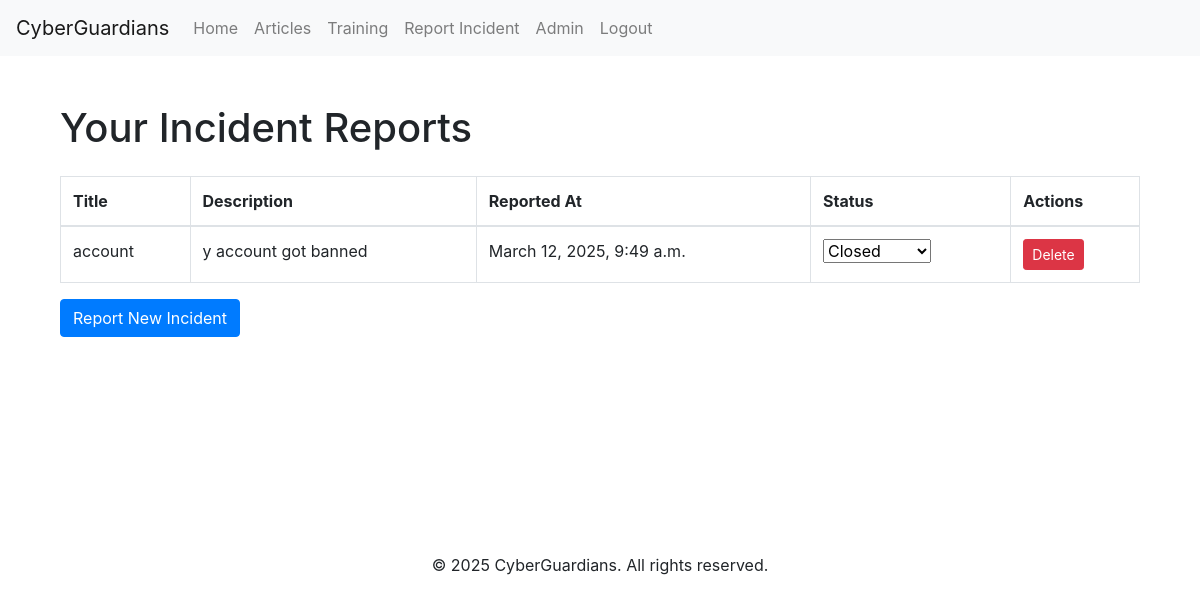
The page /list/ (signed in) on the database as committed earlier.
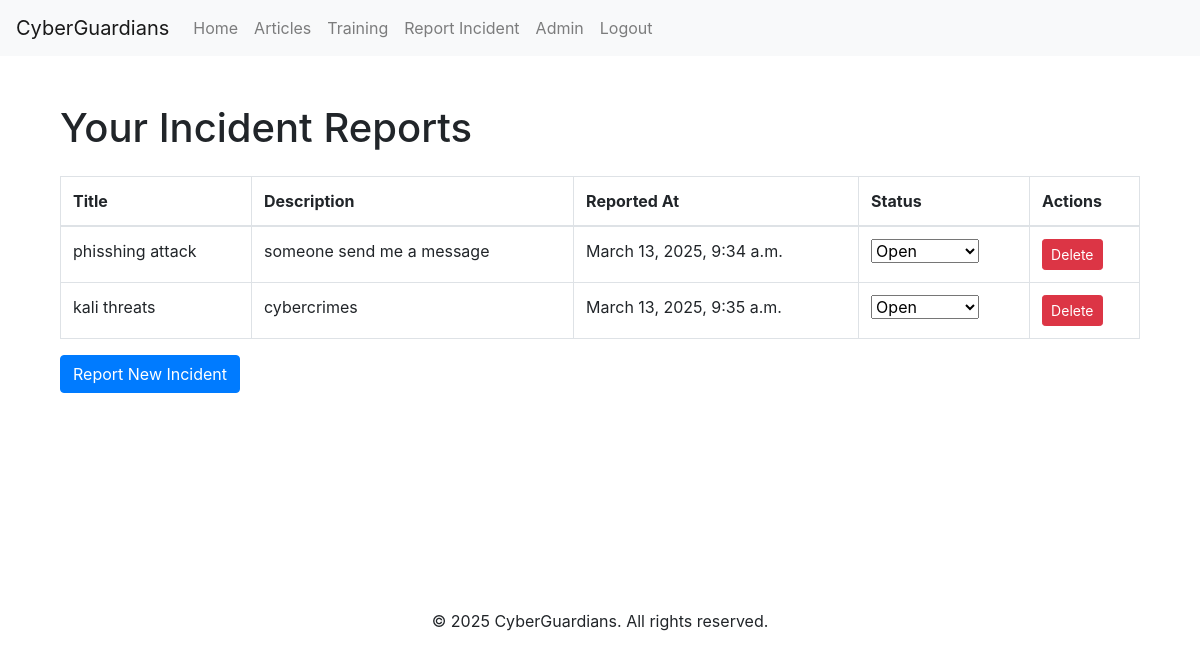
The same page on the database as committed later.
### main/models.py (models this page shows, shortened)
class incidentReport(models.Model):
    user = models.ForeignKey(User, on_delete=models.CASCADE, related_name='incident_reports')
    title = models.CharField(max_length=200, help_text="Title of the incident report.")
    description = models.TextField(help_text="Detailed description of the incident.")
    reported_at = models.DateTimeField(auto_now_add=True)
    status = models.CharField(max_length=50, choices=[
        ('open', 'Open'),
        ('in_progress', 'In Progress'),
        ('resolved', 'Resolved'),
        ('closed', 'Closed'),
    ], default='open', help_text="Current status of the incident report.")

### main/views.py (the view, shortened to what this page needs)
# urls.py: path('list/', views.report_list, name='report_list')
@login_required
def report_list(request):
    reports = incidentReport.objects.filter(user=request.user)  # Get reports for the logged-in user
    return render(request, 'report_list.html', {'reports': reports})

### main/templates/report_list.html (shortened to what this page needs)
{% extends 'base.html' %}
{% block content %}
    <div class="container mt-5">
        <h1 class="mb-4">Your Incident Reports</h1>
        <table class="table table-bordered">
            <thead>
                <tr>
                    <th>Title</th>
                    <th>Description</th>
                    <th>Reported At</th>
                    <th>Status</th>
                    <th>Actions</th>
                </tr>
            </thead>
            <tbody>
                {% for report in reports %}
                <tr>
                    <td>{{ report.title }}</td>
                    <td>{{ report.description|truncatewords:10 }}</td>
                    <td>{{ report.reported_at }}</td>
                    <td>
                        <form method="post" style="display:inline;">
                            <select name="status" onchange="this.form.submit()">
                                <option value="open" {% if report.status == 'open' %}selected{% endif %}>Open</option>
                                <option value="closed" {% if report.status == 'closed' %}selected{% endif %}>Closed</option>
                            </select>
                        </form>
                    </td>
                    <td>
                        <form method="post" style="display:inline;">
                            <button type="submit" class="btn btn-danger btn-sm">Delete</button>
                        </form>
                    </td>
                </tr>
                {% empty %}
                <tr>
                    <td colspan="5" class="text-center">No reports found.</td>
                </tr>
                {% endfor %}
            </tbody>
        </table>
        <a href="{% url 'report_incident' %}" class="btn btn-primary">Report New Incident</a>
    </div>
<br><Br><br><br>
<br><Br><br><br>
{% endblock %}

### main/templates/base.html (shortened to what this page needs)
{% load static %}
<!DOCTYPE html>
<html lang="en">
<head>
    <link rel="stylesheet" href="https://stackpath.bootstrapcdn.com/bootstrap/4.5.2/css/bootstrap.min.css">
    <link rel="stylesheet" href="{% static 'main/css/styles.css' %}">
</head>
<body>
    <header>
        <nav class="navbar navbar-expand-lg navbar-light bg-light">
            <a class="navbar-brand" href="{% url 'home' %}">CyberGuardians</a>
            <div class="collapse navbar-collapse" id="navbarNav">
                <ul class="navbar-nav">
                    <li class="nav-item">
                        <a class="nav-link" href="{% url 'home' %}">Home</a>
                    </li>
                    <li class="nav-item">
                        <a class="nav-link" href=" ">Articles</a>
                    </li>
                    <li class="nav-item">
                        <a class="nav-link" href="{% url 'training_list' %}">Training</a>
                    </li>
                    <li class="nav-item">
                        <a class="nav-link" href="{% url 'report_incident' %}">Report Incident</a>
                    </li>
                    <li class="nav-item">
                        <a class="nav-link" href="{% url 'admin:index' %}">Admin</a>
                    </li>
                    {% if not request.user.is_authenticated %}
                    <li class="nav-item">
                        <a class="nav-link" href="{% url 'login' %}">Login</a>
                    </li>
                    <li class="nav-item">
                        <a class="nav-link" href="{% url 'register' %}">Register</a>
                    </li>
                    {% else %}
                    <li class="nav-item">
                        <a class="nav-link" href="{% url 'logout' %}">Logout</a>
                    </li>
                    {% endif %}
                </ul>
            </div>
        </nav>
    </header>
    <main class="container mt-4">
        {% block content %}
        {% endblock %}
    </main>
    <footer class="text-center mt-4">
        <p>&copy; 2025 CyberGuardians. All rights reserved.</p>
    </footer>
</body>
</html>

Rows that differ between the two databases and show on the page:
removed incidentReport: title "account", description "y account got banned", reported_at "March 12, 2025, 9:49 a.m.", status "Closed"
added incidentReport: title "phisshing attack", description "someone send me a message", reported_at "March 13, 2025, 9:34 a.m.", status "Open"
added incidentReport: title "kali threats", description "cybercrimes", reported_at "March 13, 2025, 9:35 a.m.", status "Open"
